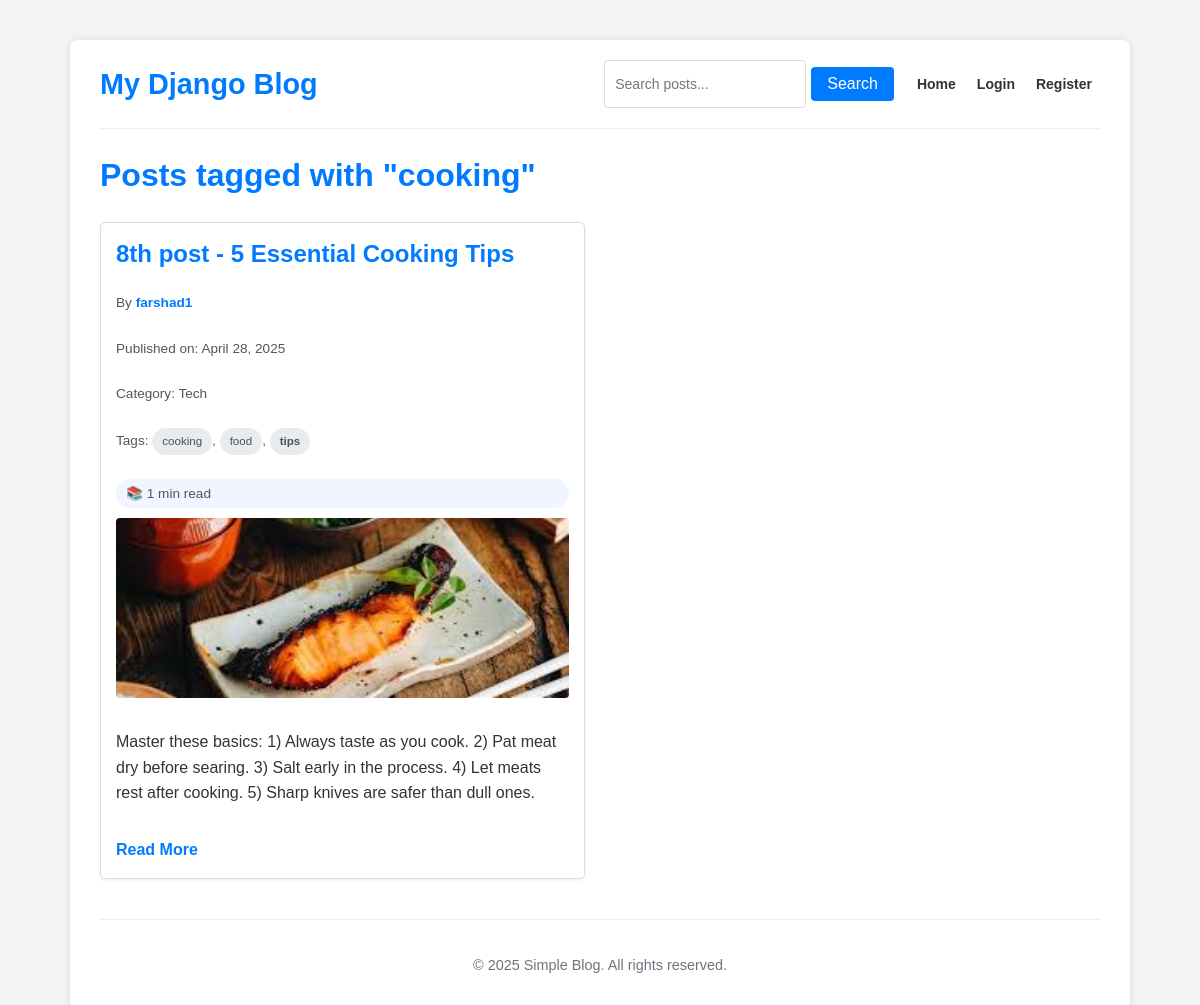
Before: /tag/cooking/ with the older database file.
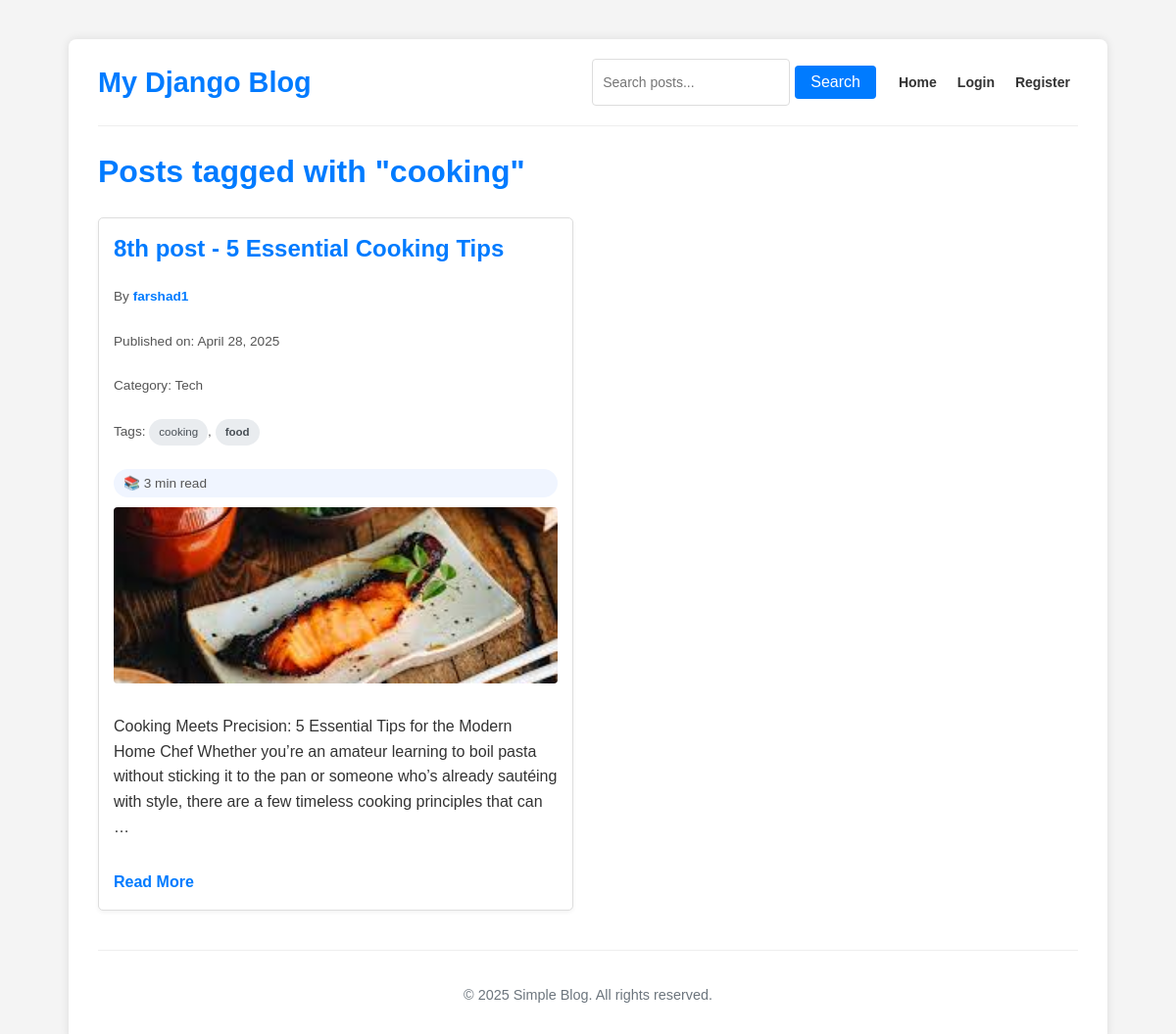
After: the same page with the newer database file.
### blog/models.py (models this page shows, shortened)
class Post(models.Model):
    title = models.CharField(max_length=200)
    content = models.TextField()
    pub_date = models.DateTimeField(default=timezone.now)
    category = models.ForeignKey(Category, on_delete=models.SET_NULL, null=True, blank=True)
    image = models.ImageField(upload_to='blog_images/', blank=True, null=True)
    author = models.ForeignKey(User, on_delete=models.CASCADE, related_name='blog_posts', null=True)
    tags = models.ManyToManyField(Tag, blank=True, related_name='posts')
    class Meta:
        ordering = ['-pub_date']
    @property
    def image_url(self):
        if self.image and hasattr(self.image, 'url'):
            return self.image.url
        return None # Or a default image URL
    def get_reading_time(self):
        word_count = len(self.content.split())
        reading_time_min = round(word_count / 200)
        if reading_time_min < 1:
            reading_time_min = 1
        return reading_time_min

class Category(models.Model):
    name = models.CharField(max_length=100, unique=True)
    class Meta:
        verbose_name_plural = "Categories"

class Tag(models.Model):
    name = models.CharField(max_length=50, unique=True)
    slug = models.SlugField(max_length=50, unique=True)
    class Meta:
        ordering = ['name']

### blog/views.py (the view)
# urls.py: path('tag/<slug:tag_slug>/', views.tag_posts, name='tag_posts'),
def tag_posts(request, tag_slug):
    tag = get_object_or_404(Tag, slug=tag_slug)
    posts_list = Post.objects.filter(tags=tag)
    paginator = Paginator(posts_list, 6)  # Show 6 posts per page
    page = request.GET.get('page')
    try:
        posts = paginator.page(page)
    except PageNotAnInteger:
        posts = paginator.page(1)
    except EmptyPage:
        posts = paginator.page(paginator.num_pages)
    context = {
        'posts': posts,
        'tag': tag
    }
    return render(request, 'blog/tag_posts.html', context)

### templates/blog/tag_posts.html (shortened to what this page needs)
{% extends 'blog/base.html' %}
{% block content %}
<h1>Posts tagged with "{{ tag.name }}"</h1>
<div class="posts-grid">
    <ul>
        {% for post in posts %}
        <li>
            <h2><a href="{% url 'post_detail' post.id %}">{{ post.title }}</a></h2>
            {% if post.author %}
                <p class="post-meta">By <a href="{% url 'author_profile' post.author.username %}">{{ post.author.username }}</a></p>
            {% endif %}
            <p class="post-meta">Published on: {{ post.pub_date|date:"F j, Y" }}</p>
            {% if post.category %}
                <p class="post-meta">Category: {{ post.category.name }}</p>
            {% endif %}
            {% if post.tags.all %}
                <p class="post-meta">
                    Tags:
                    {% for tag in post.tags.all %}
                        <a href="{% url 'tag_posts' tag.slug %}" class="tag">{{ tag.name }}</a>{% if not forloop.last %}, {% endif %}
                    {% endfor %}
                </p>
            {% endif %}
            <p class="post-meta reading-time">📚 {{ post.get_reading_time }} min read</p>
            {% if post.image %}
                <img src="{{ post.image_url }}" alt="{{ post.title }}" class="post-image">
            {% endif %}
            <div class="post-content">
                <p>{{ post.content|truncatechars:250 }}</p>
            </div>
            <a href="{% url 'post_detail' post.id %}">Read More</a>
        </li>
        {% empty %}
        <li>No posts found with this tag.</li>
        {% endfor %}
    </ul>
</div>
{% endblock %}

Changed rows visible on the page:
changed Post "8th post - 5 Essential Cooking Tips": loses Tag (name "tips"); get_reading_time "1" → "3"; content "Master these basics: 1) Always taste as you cook. 2) Pat meat dry before searing. 3) Salt early in the process. 4) Let meats rest after cooking. 5) Sharp knives are safer than dull ones." → "Cooking Meets Precision: 5 Essential Tips for the Modern Home Chef Whether you’re an amateur learning to boil pasta without sticking it to the pan or someone who’s already sautéing with style, there are a few timeless cooking principles that can …"
shown differently, row unchanged: Tag "food": no longer shows ","
